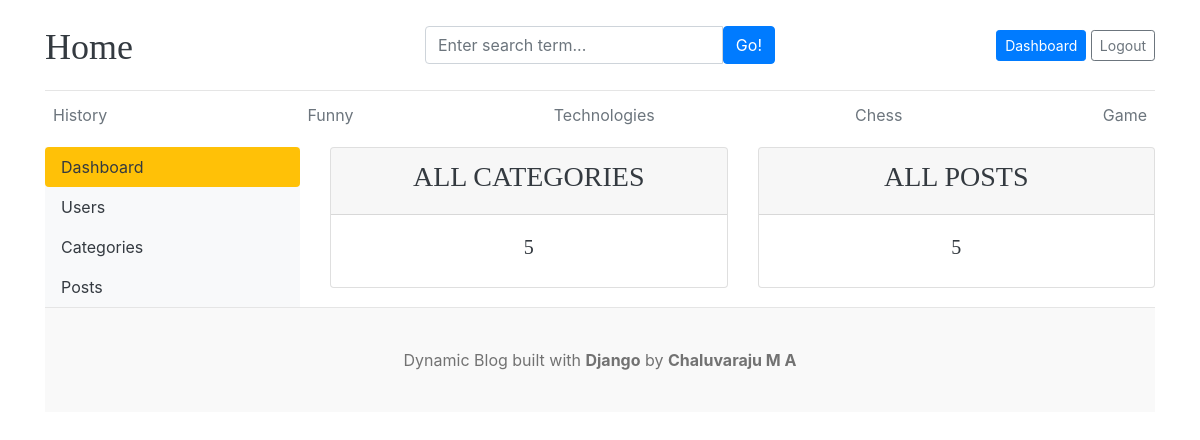
Page /dashboard/ (signed in) on the committed database.
### blogs/models.py (models this page shows, shortened)
class Category(models.Model):
    category_name = models.CharField(max_length=50, unique=True)
    created_at = models.DateTimeField(auto_now_add=True)
    updated_at = models.DateTimeField(auto_now=True)
    class Meta:
        verbose_name_plural = 'Categories'

### dashboard/views.py (the view)
# urls.py: path('dashboard/', include('dashboard.urls')),
@login_required(login_url='login')
def dashboard(request):
    categorysCount = Category.objects.all().count()
    blogsCount = Blogs.objects.all().count()
    context = {
        'categorysCount': categorysCount,
        'blogsCount': blogsCount,
    }
    return render(request,'dashboard/dashboard.html', context)

### blogs/context_processors.py (called while the page is built)
def get_categories(request):
    categories = Category.objects.all()
    return dict(categories=categories)

### templates/dashboard/dashboard.html
{% extends '../base/base.html' %}
{% block content %}
<div class="row">
       {% include './leftsidebar.html' %}
      <div class="col-md-9">
        <div class="row">
            <div class="col">
                <div class="card border-default mb-3">
                    <div class="card-header text-center text-uppercase font-weight-bold">
                        <h3 class="text-dark">All Categories</h3>
                    </div>
                    <div class="card-body text-dark">
                        <h5 class="cart-title text-center">{{ categorysCount }}</h5>
                    </div>
                </div>
            </div>
            <div class="col">
                <div class="card border-default mb-3">
                    <div class="card-header text-center text-uppercase font-weight-bold">
                        <h3 class="text-dark">All Posts</h3>
                    </div>
                    <div class="card-body text-dark">
                        <h5 class="cart-title text-center">{{ blogsCount }}</h5>
                    </div>
                </div>
            </div>
        </div>
    </div>
</div>
{% endblock %}

### templates/base/header.html (shortened to what this page needs)
{% load static %}
<!DOCTYPE html>
<html lang="en">
<head>
    <link href="https://getbootstrap.com/docs/4.0/dist/css/bootstrap.min.css" rel="stylesheet">
    <link href="{% static 'css/style.css' %}" rel="stylesheet">
    <link rel="stylesheet" href="https://cdnjs.cloudflare.com/ajax/libs/font-awesome/4.7.0/css/font-awesome.min.css">
  </head>
<body>
    <div class="container">
      <header class="blog-header py-3">
        <div class="row flex-nowrap justify-content-between align-items-center">
          <div class="col-4 pt-1">
            <a class="blog-header-logo text-dark" href="/">Home</a>
          </div>
          <div class="col-4">
            <form action="{% url 'search' %}" method="GET">
              <div class="input-group">
                <input class="form-control" name="keyword" type="text" placeholder="Enter search term..." aria-label="Enter search term..." aria-describedby="button-search" />
                <button type="submit" class="btn btn-primary" id="button-search" type="button">Go!</button>
            </div>
            </form>
          </div>
          <div class="col-4 d-flex justify-content-end align-items-center">
            {% if not user.is_authenticated %}
            <a class="btn btn-sm btn-primary" href="{% url 'login' %}">Login</a> &nbsp;
            <a class="btn btn-sm btn-outline-secondary" href="{% url 'register' %}">Register</a>
            {% else %}
            <span><a href="{% url 'dashboard' %}" class="btn btn-sm btn-primary">Dashboard</a></span> &nbsp;
            <span><a class="btn btn-sm btn-outline-secondary" href="{% url 'logout' %}">Logout</a></span>
            {% endif %}
          </div>
    </div>
      </header>
      <div class="nav-scroller py-1 mb-2">
        <nav class="nav d-flex justify-content-between">
          {% for cat in categories %}
          <a class="p-2 text-muted" href="{% url 'posts_by_category' cat.id %}">{{ cat.category_name}}</a>
          {%endfor%}
        </nav>
      </div>

### static/css/style.css (style rules this page uses)
html, body { height: 100%; margin: 0; }
body { display: flex; flex-direction: column; }
.blog-header { border-bottom: 1px solid #e5e5e5; }
.blog-header-logo { font-family: "Playfair Display", Georgia, "Times New Roman", serif; font-size: 2.25rem; }
h1, h2, h3, h4, h5, h6 { font-family: "Playfair Display", Georgia, "Times New Roman", serif; }

### rows in the picture
Category: category_name "History"
Category: category_name "Funny"
Category: category_name "Technologies"
Category: category_name "Chess"
Category: category_name "Game"

### other values in the picture
{{ categorysCount }} "5"
{{ blogsCount }} "5"
